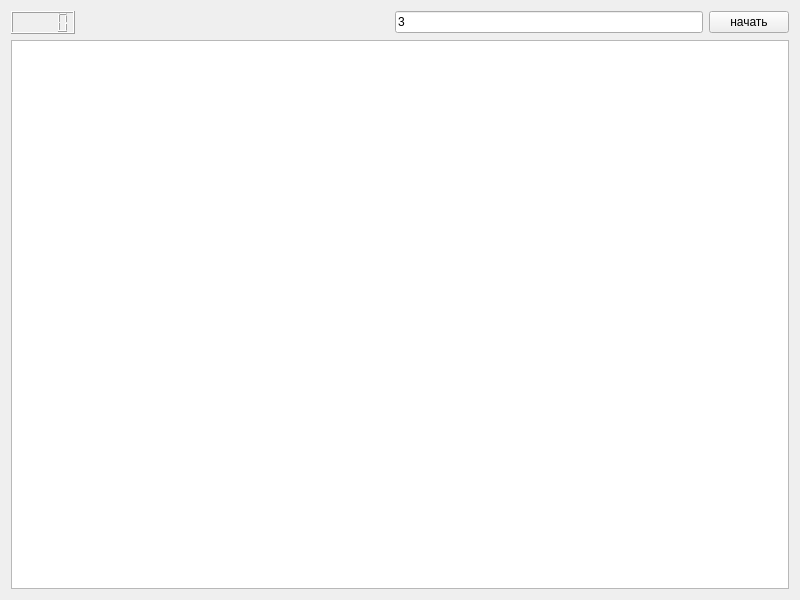
<?xml version="1.0" encoding="UTF-8"?>
<ui version="4.0">
 <class>Widget</class>
 <widget class="QWidget" name="Widget">
  <property name="geometry">
   <rect>
    <x>0</x>
    <y>0</y>
    <width>800</width>
    <height>600</height>
   </rect>
  </property>
  <property name="windowTitle">
   <string>Widget</string>
  </property>
  <layout class="QGridLayout" name="gridLayout">
   <item row="1" column="0" colspan="4">
    <widget class="QGraphicsView" name="graphicsView"/>
   </item>
   <item row="0" column="3">
    <widget class="QPushButton" name="startGameButton">
     <property name="text">
      <string>начать</string>
     </property>
    </widget>
   </item>
   <item row="0" column="1">
    <spacer name="horizontalSpacer">
     <property name="orientation">
      <enum>Qt::Horizontal</enum>
     </property>
     <property name="sizeHint" stdset="0">
      <size>
       <width>40</width>
       <height>20</height>
      </size>
     </property>
    </spacer>
   </item>
   <item row="0" column="2">
    <widget class="QLineEdit" name="lineEdit">
     <property name="text">
      <string>3</string>
     </property>
    </widget>
   </item>
   <item row="0" column="0">
    <widget class="QLCDNumber" name="lcdNumber"/>
   </item>
  </layout>
 </widget>
 <resources/>
 <connections/>
</ui>
